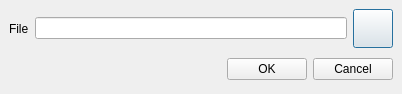
<?xml version="1.0" encoding="UTF-8"?>
<ui version="4.0">
 <class>FileChooser</class>
 <widget class="QDialog" name="FileChooser">
  <property name="geometry">
   <rect>
    <x>0</x>
    <y>0</y>
    <width>402</width>
    <height>94</height>
   </rect>
  </property>
  <layout class="QGridLayout">
   <property name="margin">
    <number>9</number>
   </property>
   <property name="spacing">
    <number>6</number>
   </property>
   <item row="0" column="0">
    <layout class="QHBoxLayout">
     <property name="spacing">
      <number>6</number>
     </property>
     <property name="margin">
      <number>0</number>
     </property>
     <item>
      <widget class="QLabel" name="label">
       <property name="sizePolicy">
        <sizepolicy hsizetype="Minimum" vsizetype="MinimumExpanding">
         <horstretch>0</horstretch>
         <verstretch>0</verstretch>
        </sizepolicy>
       </property>
       <property name="text">
        <string>File</string>
       </property>
       <property name="buddy">
        <cstring>lineEdit</cstring>
       </property>
      </widget>
     </item>
     <item>
      <widget class="QLineEdit" name="lineEdit">
       <property name="sizePolicy">
        <sizepolicy hsizetype="MinimumExpanding" vsizetype="Fixed">
         <horstretch>0</horstretch>
         <verstretch>0</verstretch>
        </sizepolicy>
       </property>
      </widget>
     </item>
     <item>
      <widget class="QPushButton" name="pushButton">
       <property name="sizePolicy">
        <sizepolicy hsizetype="Minimum" vsizetype="MinimumExpanding">
         <horstretch>0</horstretch>
         <verstretch>0</verstretch>
        </sizepolicy>
       </property>
       <property name="text">
        <string/>
       </property>
       <property name="icon">
        <iconset resource="images.qrc">
         <normaloff>:/images-ng/fileopen.svgz</normaloff>:/images-ng/fileopen.svgz</iconset>
       </property>
       <property name="iconSize">
        <size>
         <width>22</width>
         <height>22</height>
        </size>
       </property>
      </widget>
     </item>
    </layout>
   </item>
   <item row="1" column="0">
    <layout class="QHBoxLayout">
     <property name="spacing">
      <number>6</number>
     </property>
     <property name="margin">
      <number>0</number>
     </property>
     <item>
      <spacer>
       <property name="orientation">
        <enum>Qt::Horizontal</enum>
       </property>
       <property name="sizeHint" stdset="0">
        <size>
         <width>131</width>
         <height>31</height>
        </size>
       </property>
      </spacer>
     </item>
     <item>
      <widget class="QPushButton" name="okButton">
       <property name="text">
        <string>OK</string>
       </property>
      </widget>
     </item>
     <item>
      <widget class="QPushButton" name="cancelButton">
       <property name="text">
        <string>Cancel</string>
       </property>
      </widget>
     </item>
    </layout>
   </item>
  </layout>
 </widget>
 <tabstops>
  <tabstop>lineEdit</tabstop>
  <tabstop>pushButton</tabstop>
  <tabstop>okButton</tabstop>
  <tabstop>cancelButton</tabstop>
 </tabstops>
 <resources>
  <include location="images.qrc"/>
 </resources>
 <connections>
  <connection>
   <sender>okButton</sender>
   <signal>clicked()</signal>
   <receiver>FileChooser</receiver>
   <slot>accept()</slot>
   <hints>
    <hint type="sourcelabel">
     <x>278</x>
     <y>253</y>
    </hint>
    <hint type="destinationlabel">
     <x>96</x>
     <y>254</y>
    </hint>
   </hints>
  </connection>
  <connection>
   <sender>cancelButton</sender>
   <signal>clicked()</signal>
   <receiver>FileChooser</receiver>
   <slot>reject()</slot>
   <hints>
    <hint type="sourcelabel">
     <x>369</x>
     <y>253</y>
    </hint>
    <hint type="destinationlabel">
     <x>179</x>
     <y>282</y>
    </hint>
   </hints>
  </connection>
 </connections>
</ui>
